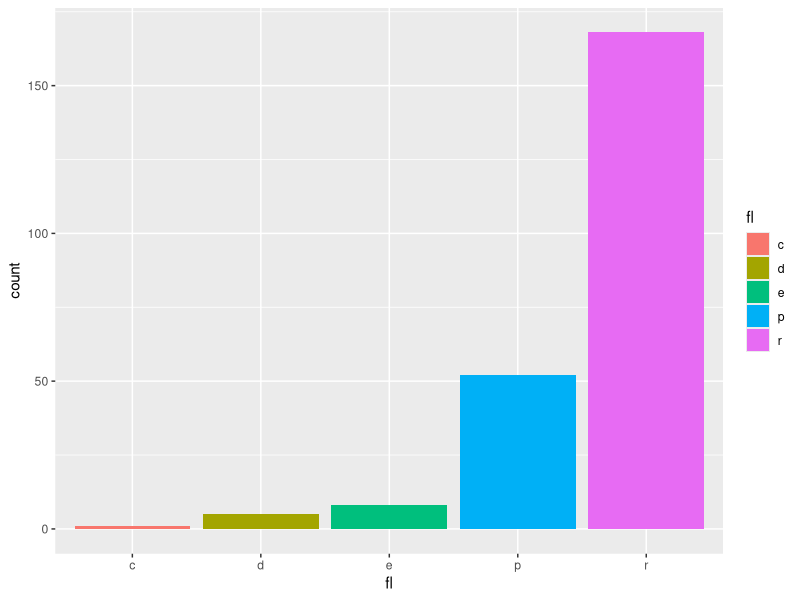
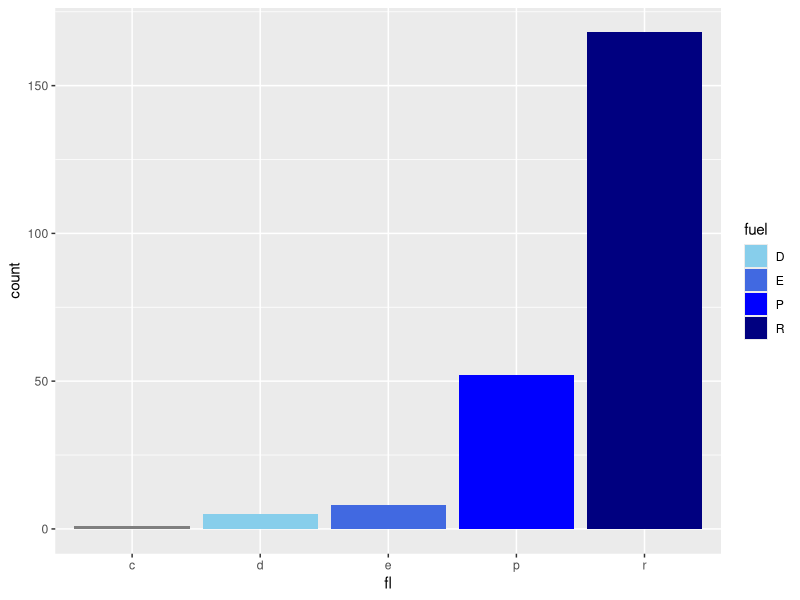
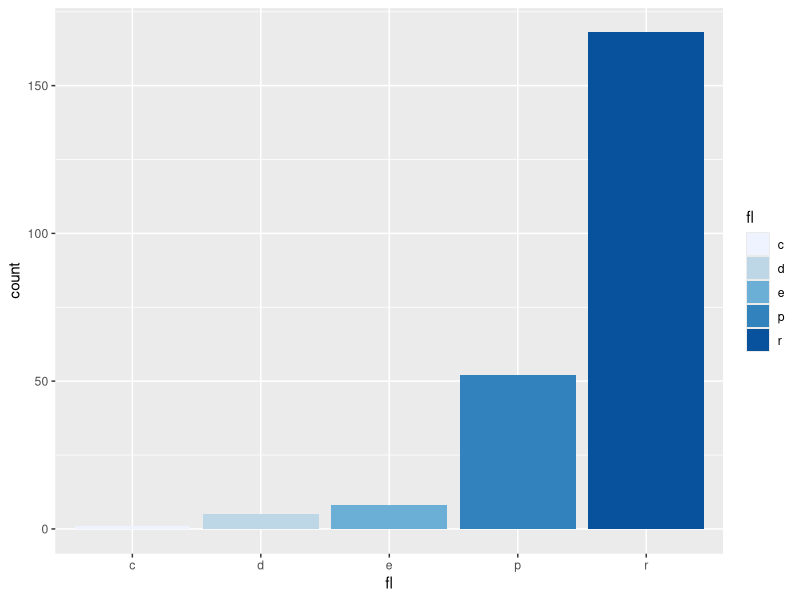
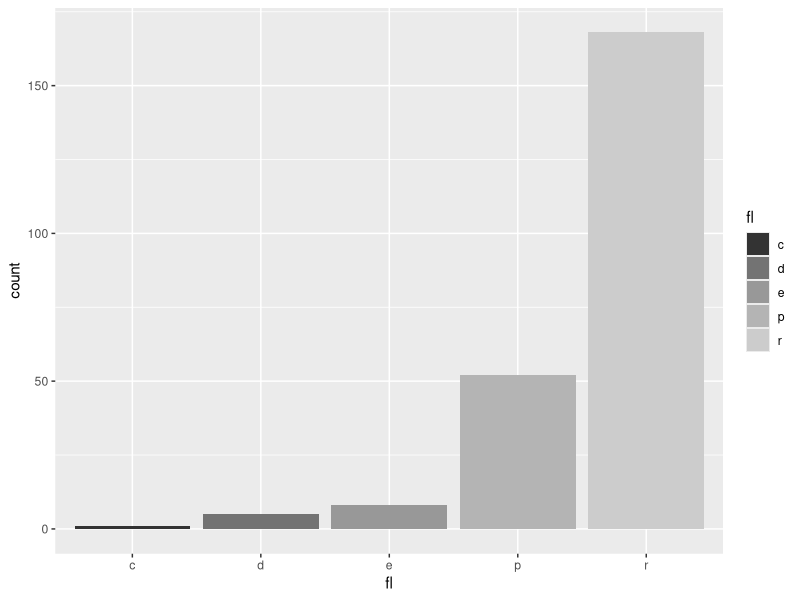
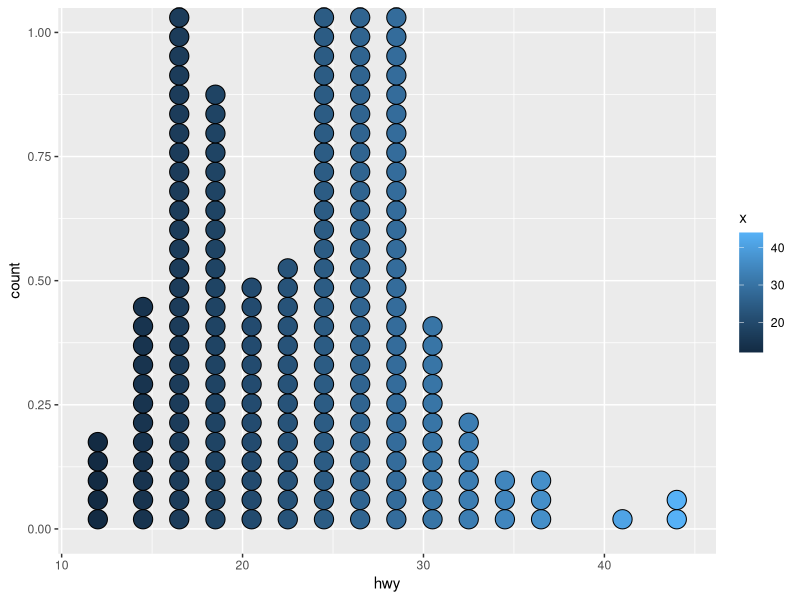
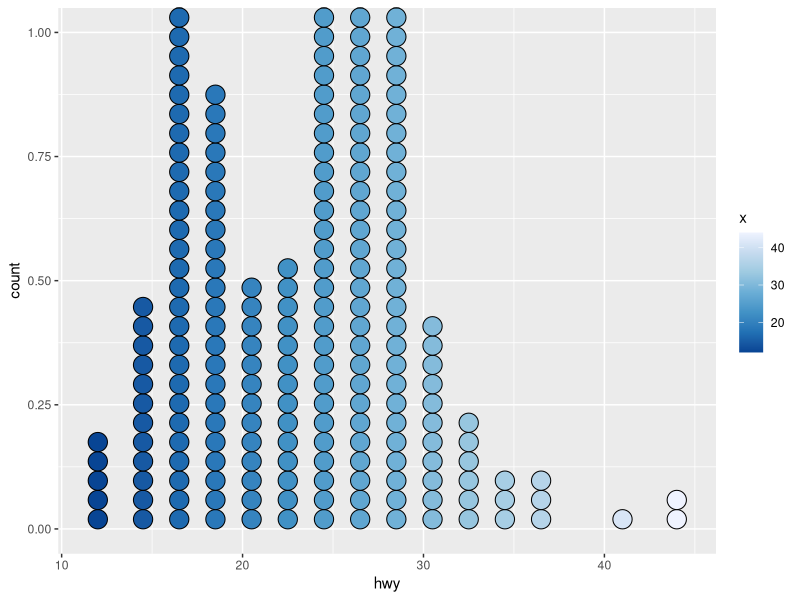
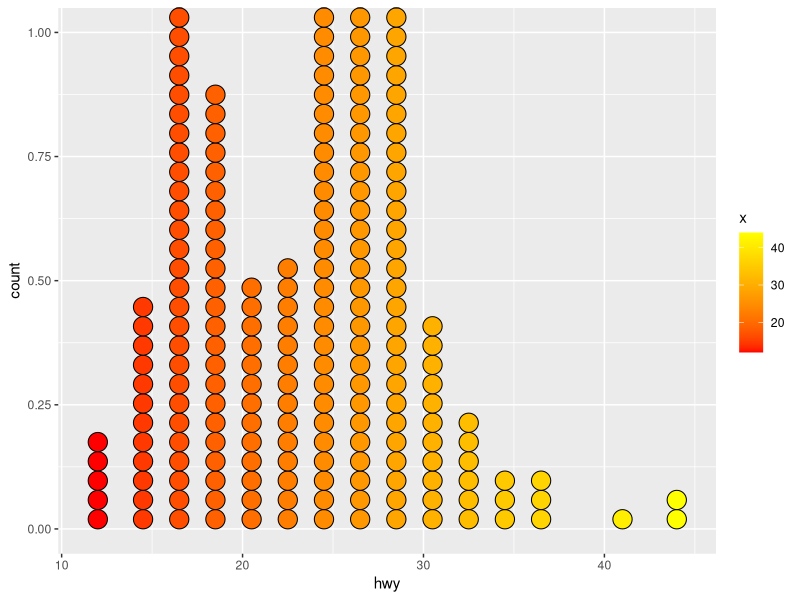
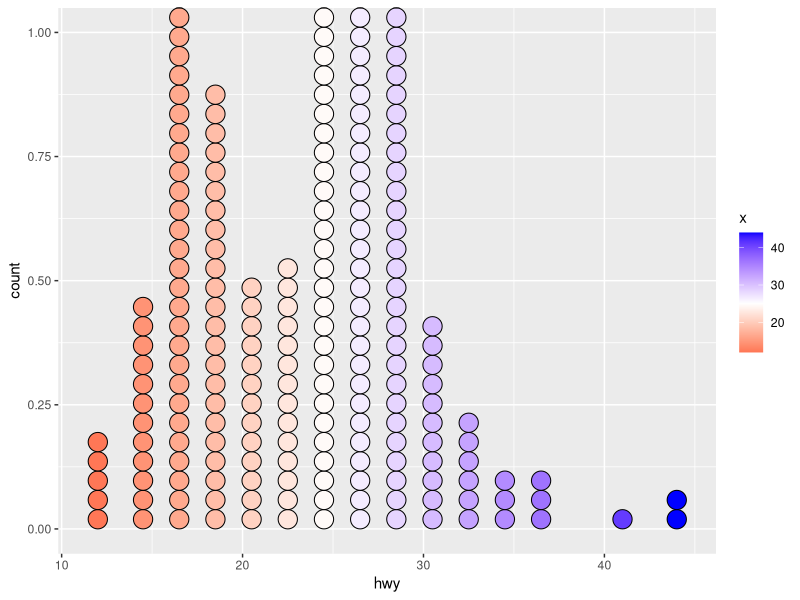

The R source for these figures, in order:
## ---- chunk 1
library(ggplot2)
c <- ggplot(mpg, aes(hwy))
d <- ggplot(mpg, aes(fl))
e <- ggplot(mpg, aes(cty, hwy))
n <- d + geom_bar(aes(fill = fl))
n
## ---- chunk 2
n + scale_fill_manual(
  values = c("skyblue", "royalblue", "blue", "navy"),
  limits = c("d", "e", "p", "r"),
  breaks = c("d", "e", "p", "r"),
  name = "fuel",
  labels = c("D", "E", "P", "R")
)
## ---- chunk 3
n + scale_fill_brewer(palette = "Blues")
## ---- chunk 4
n + scale_fill_grey(start = 0.2, end = 0.8, na.value = "red")
## ---- chunk 5
o <- c + geom_dotplot(aes(fill = after_stat(x)))
o
## ---- chunk 6
o + scale_fill_distiller(palette = "Blues")
## ---- chunk 7
o + scale_fill_gradient(low = "red", high = "yellow")
## ---- chunk 8
o + scale_fill_gradient2(low = "red", high = "blue", mid = "white", midpoint = 25)
## ---- chunk 9
o + scale_fill_gradientn(colors = topo.colors(6))
## ---- chunk 10
p <- e + geom_point(aes(shape = fl, size = cyl))
p
## ---- chunk 11
p + scale_shape() + scale_size()
## ---- chunk 12
p + scale_shape_manual(values = c(3:7))
## ---- chunk 13
p + scale_radius(range = c(1,6))
## ---- chunk 14
p + scale_size_area(max_size = 6)
